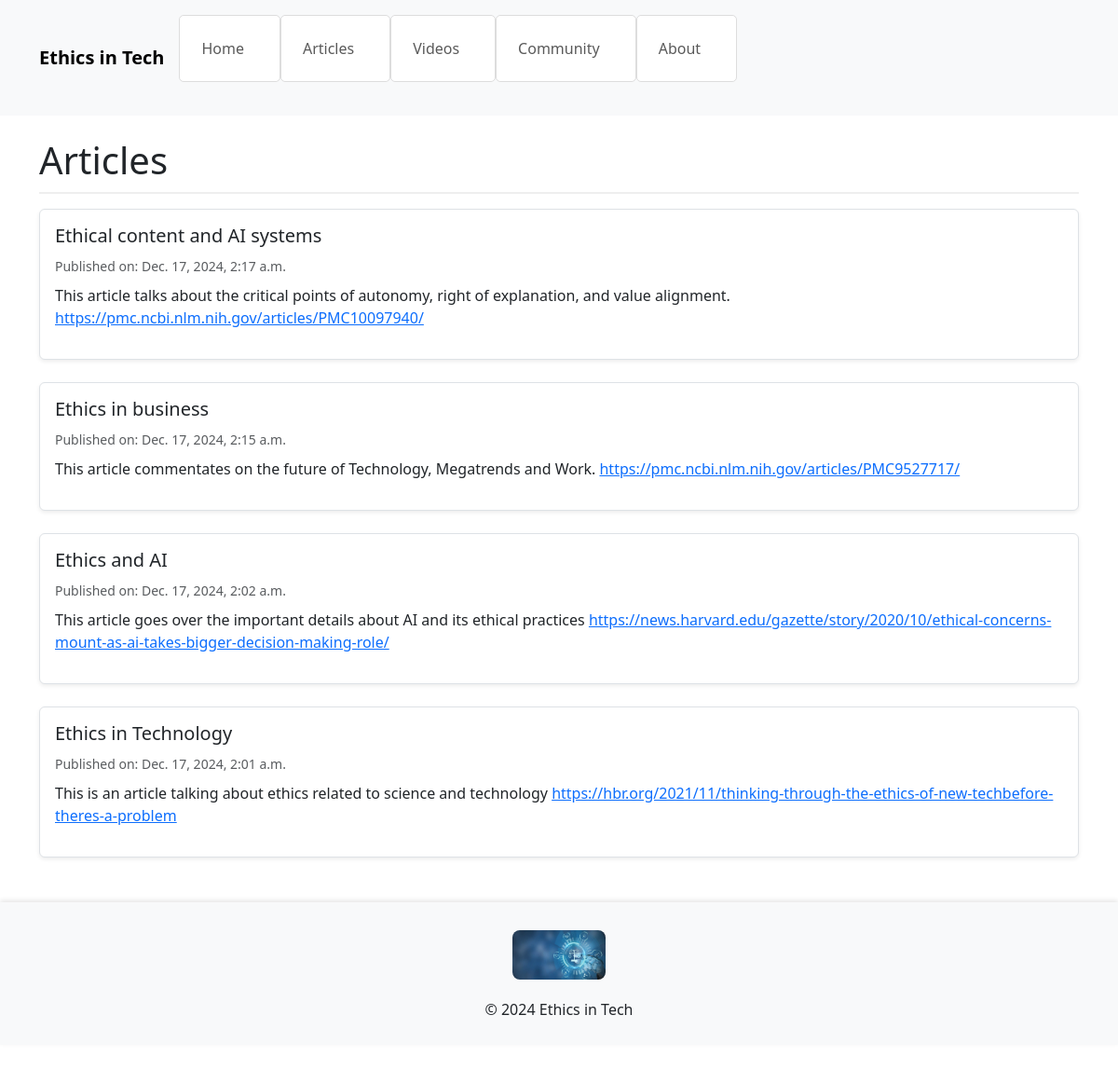
The app's page /articles/ with its own data.
### articles/models.py (models this page shows, shortened)
class Article(models.Model):
    title = models.CharField(max_length=200)
    content = models.TextField()
    date_published = models.DateTimeField(auto_now_add=True)

### articles/views.py (the view)
# urls.py: path('articles/', article_list, name='article_list'),
def article_list(request):
    articles = Article.objects.all().order_by('-date_published')
    return render(request, 'articles/article_list.html', {'articles': articles})

### templates/articles/article_list.html (shortened to what this page needs)
{% extends "base.html" %}
{% block content %}
<h1 class="mt-4 mb-3">Articles</h1>
<ul class="list-unstyled">
    {% for article in articles %}
        <li class="mb-4 p-3 border rounded bg-white shadow-sm">
            <h2 class="h5">{{ article.title }}</h2>
            <small class="text-muted">Published on: {{ article.date_published }}</small>
            <p class="mt-2">{{ article.content|urlize }}</p>
        </li>
    {% endfor %}
</ul>
{% endblock %}

### static/css/style.css (style rules this page uses)
body { background: #e0f7fa; font-family: Arial, sans-serif; color: #333; margin: 20px; padding-bottom: 80px; }
h1 { color: #2c3e50; border-bottom: 2px solid #eee; padding-bottom: 10px; }
ul { list-style-type: none; padding: 0; }
li { margin-bottom: 20px; background: #fff; padding: 15px; border: 1px solid #ddd; border-radius: 5px; }

### records on screen
Article: title "Ethical content and AI systems", date_published "Dec. 17, 2024, 2:17 a.m.", content "This article talks about the critical points of autonomy, right of explanation, and value alignment. https://pmc.ncbi.nlm.nih.gov/articles/PMC10097940/"
Article: title "Ethics in business", date_published "Dec. 17, 2024, 2:15 a.m.", content "This article commentates on the future of Technology, Megatrends and Work. https://pmc.ncbi.nlm.nih.gov/articles/PMC9527717/"
Article: title "Ethics and AI", date_published "Dec. 17, 2024, 2:02 a.m.", content "This article goes over the important details about AI and its ethical practices https://news.harvard.edu/gazette/story/2020/10/ethical-concerns-mount-as-ai-takes-bigger-decision-making-role/"
Article: title "Ethics in Technology", date_published "Dec. 17, 2024, 2:01 a.m.", content "This is an article talking about ethics related to science and technology https://hbr.org/2021/11/thinking-through-the-ethics-of-new-techbefore-theres-a-problem"
